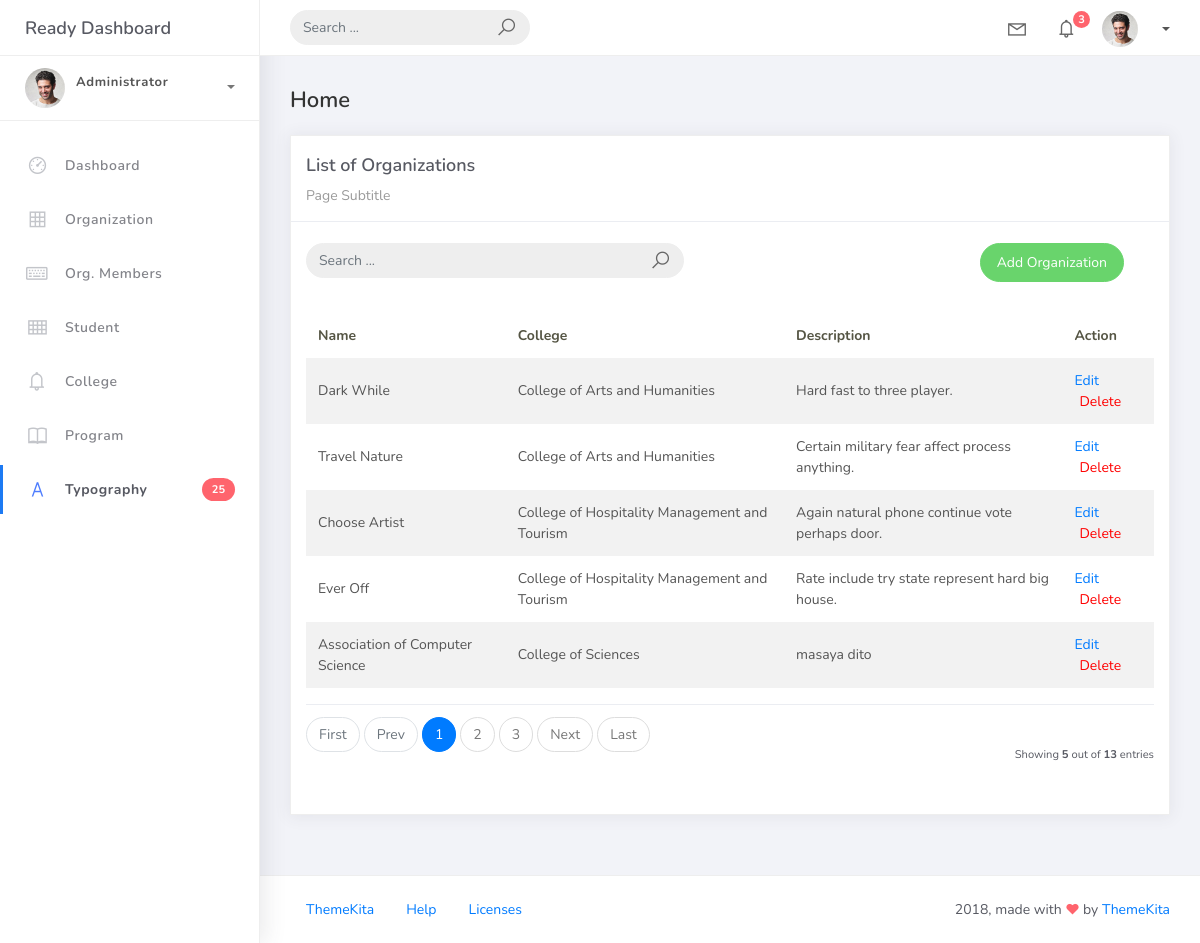
The app's page /organization_list/, older data.
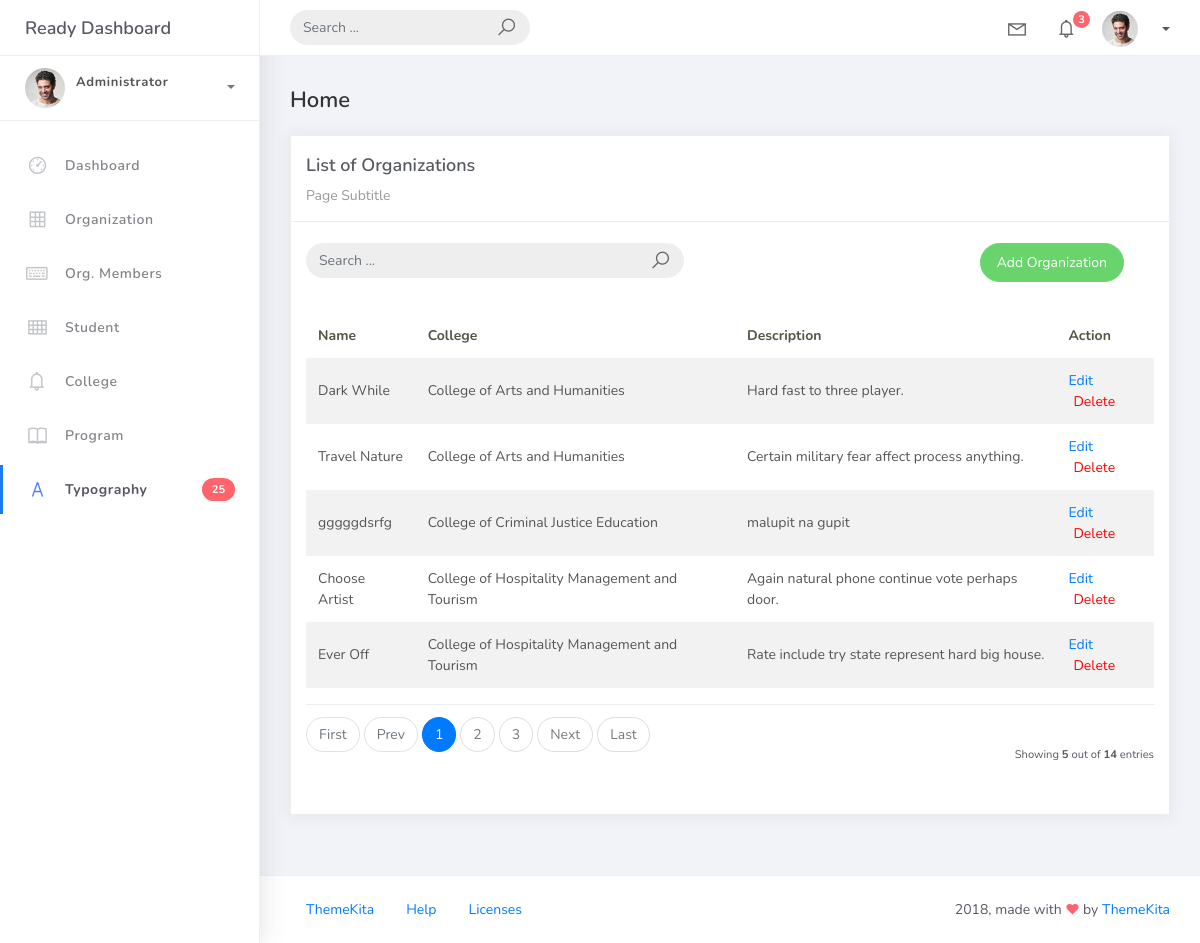
The same page, newer data.
### studentorg/models.py (models this page shows, shortened)
class BaseModel(models.Model):
    created_at = models.DateTimeField(auto_now_add=True, db_index=True)
    updated_at = models.DateTimeField(auto_now=True)
    class Meta:
        abstract = True

class Organization(BaseModel):
    name = models.CharField(max_length=250)
    college = models.ForeignKey(
        College,
        null=True,
        blank=True,
        on_delete=models.CASCADE
    )
    description = models.CharField(max_length=500)

class College(BaseModel):
    college_name = models.CharField(max_length=150)
    def __str__(self):
        return self.college_name

### studentorg/views.py (the view)
class OrganizationList(ListView):
    model = Organization
    template_name = 'org_list.html'
    context_object_name = 'organizations'
    paginate_by = 5
    ordering = ["college__college_name","name"]
    def get_queryset(self):
     qs = super().get_queryset()
     query = self.request.GET.get('q')
     if query:
        qs = qs.filter(
            Q(name__icontains=query) |
            Q(description__icontains=query)
        )
     return qs

### templates/org_list.html (shortened to what this page needs)
{% extends 'base.html' %}
{% load static %}
{% block content %}
<div class="content">
    <div class="container-fluid">
        <h4 class="page-title">Home</h4>
        <div class="row">
            <div class="col-md-12">
                <div class="card">
                    <div class="card-header">
                        <div class="card-title">List of Organizations</div>
                        <div class="card-category">Page Subtitle</div>
                    </div>
                    <br />
                    <div class="col-md-12 row">
                        <div class="col-md-6">
                            <form class="navbar-left navbar-form nav-search mr-md-3" action="{% url 'organization-list'%}">
                                <div class="input-group">
                                    <input type="text" placeholder="Search ..." class="form-control" name="q" />
                                    <div class="input-group-append">
                                        <span class="input-group-text">
                                            <i class="la la-search search-icon"></i>
                                        </span>
                                    </div>
                                </div>
                            </form>
                        </div>
                        <div class="col-md-6">
                            <div class="pull-right">
                                <a
                                    href="{% url 'organization-add' %}"
                                    class="btn btn-success btn-rounded"
                                >
                                    Add Organization
                                </a>
                            </div>
                        </div>
                    </div>
                    <div class="card-body">
                        <table class="table table-striped mt-3">
                            <thead>
                                <tr>
                                    <th scope="col">Name</th>
                                    <th scope="col">College</th>
                                    <th scope="col">Description</th>
                                    <th scope="col">Action</th>
                                </tr>
                            </thead>
                            <tbody>
                                {% for object in object_list %}
                                <tr>
                                    <td>{{ object.name }}</td>
                                    <td>{{ object.college }}</td>
                                    <td>{{ object.description }}</td>
                                    <td>
                                        <a href="{% url 'organization-update' object.pk %}">
                                            Edit
                                        </a>
                                        <a href="{% url 'organization-delete' object.pk %}"
                                            style="color: red; margin-left: 5px;">
                                            Delete
                                        </a>
                                    </td>
                                </tr>
                                {% endfor %}
                            </tbody>
                        </table>
                        {% include 'includes/pagination.html' %}
                    </div>
                </div>
            </div>
        </div>
    </div>
</div>
{% endblock %}

Row changes from the older to the newer data that the page shows:
no longer on this page (row unchanged): Organization: name "Association of Computer Science", college "College of Sciences", description "masaya dito"
added Organization: name "gggggdsrfg", college "College of Criminal Justice Education", description "malupit na gupit"
Text that changed along with them:
{{ paginator.count }}: "13" → "14"
